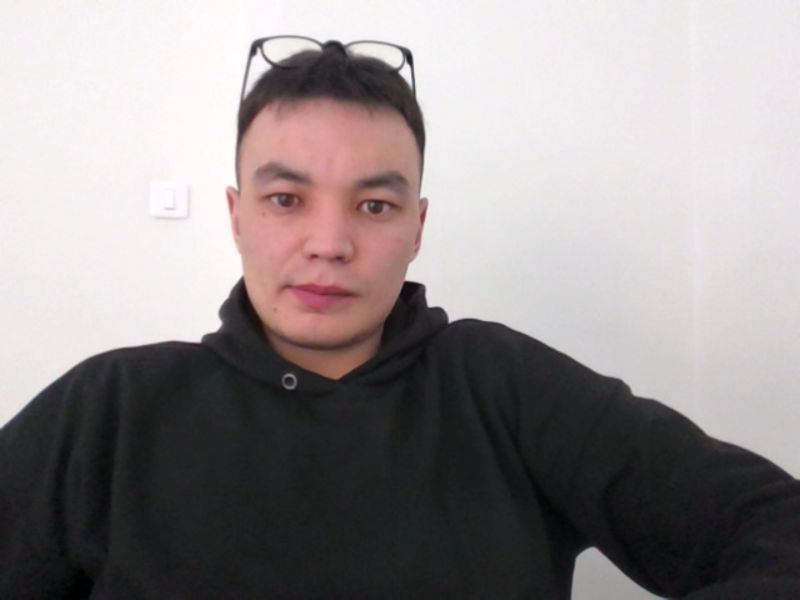
#> input picture input_image.jpg, 800 x 600 px
$ python demo.py
#> lines starting #> are read from the running program, lines starting #| are printed output that depends on the picture
import cv2
import numpy as np
import matplotlib.pyplot as plt

# Read the image
image = cv2.imread('input_image.jpg')
#> image is the input picture: shape (600, 800, 3); mean B, G, R 141.8, 141.2, 147.9

if image is None:
    print("Error: Unable to load image. Please check the file path.")
    exit()

# Get image dimensions
height, width, _ = image.shape
#> height = 600; width = 800

# Define transformation parameters
scale_factor = 0.5
angle = 45
theta = np.radians(angle)
shear_x = 0.5
shear_y = 0.5

# Construct scaling matrix
scaling_matrix = np.array([[scale_factor, 0, 0],
                            [0, scale_factor, 0],
                            [0, 0, 1]])

# Construct rotation matrix
rotation_matrix = np.array([[np.cos(theta), -np.sin(theta), 0],
                            [np.sin(theta), np.cos(theta), 0],
                            [0, 0, 1]])

# Construct shearing matrix
shear_matrix = np.array([[1, shear_x, 0],
                         [shear_y, 1, 0],
                         [0, 0, 1]], dtype=np.float32)

# Apply transformations using matrix multiplication
scaled_image = cv2.warpPerspective(image, scaling_matrix, (int(width*scale_factor), int(height*scale_factor)))
rotated_image = cv2.warpPerspective(image, rotation_matrix, (width, height))
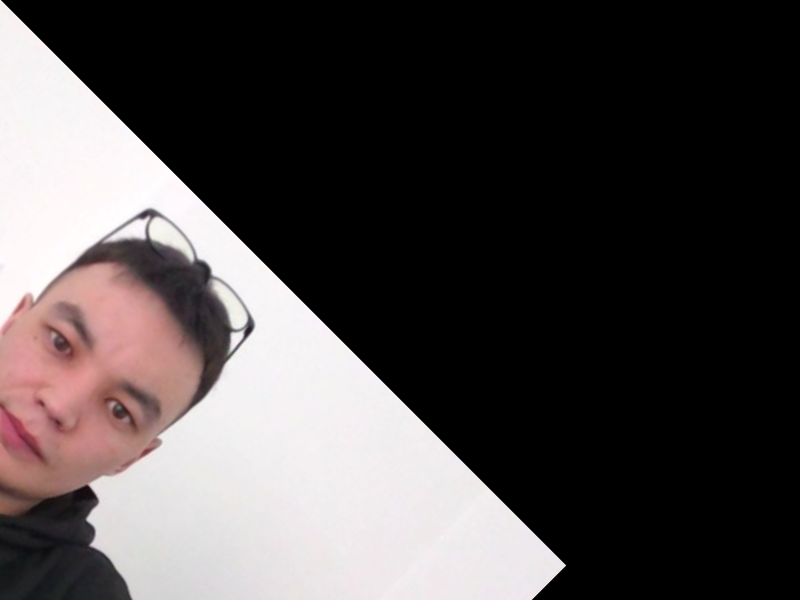
#> rotated_image: shape (600, 800, 3); mean B, G, R 72.4, 72.4, 77.5
sheared_image = cv2.warpPerspective(image, shear_matrix, (width, height))
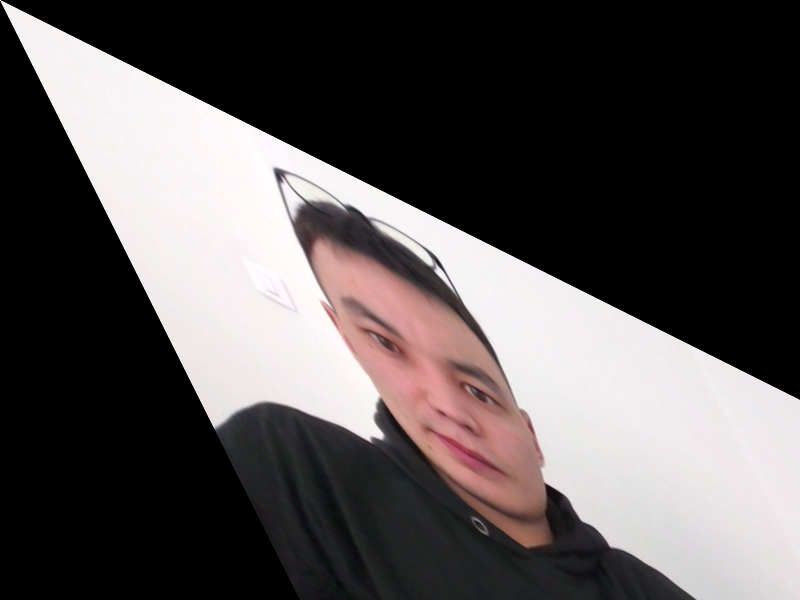
#> sheared_image: shape (600, 800, 3); mean B, G, R 83, 82.9, 87.7


def show_seperately():
    cv2.imshow('Original Image', image)
    cv2.imshow('Scaled Image', scaled_image)
    cv2.imshow('Rotated Image', rotated_image)
    cv2.imshow('Sheared Image', sheared_image)

    # Wait for any key to be pressed
    cv2.waitKey(0)

    # Close all OpenCV windows
    cv2.destroyAllWindows()


def show_together():
    # Display the original and transformed images
    fig, axes = plt.subplots(1, 4, figsize=(16, 4))

    # Original image
    axes[0].imshow(cv2.cvtColor(image, cv2.COLOR_BGR2RGB))
    axes[0].set_title('Original Image\n{}x{}'.format(width, height))
    axes[0].axis('off')

    # Scaled image
    axes[1].imshow(cv2.cvtColor(scaled_image, cv2.COLOR_BGR2RGB))
    axes[1].set_title('Scaled Image\n{}x{}'.format(int(width*scale_factor), int(height*scale_factor)))
    axes[1].axis('off')

    # Rotated image
    axes[2].imshow(cv2.cvtColor(rotated_image, cv2.COLOR_BGR2RGB))
    axes[2].set_title('Rotated Image\n{}x{}'.format(width, height))
    axes[2].axis('off')

    # Sheared image
    axes[3].imshow(cv2.cvtColor(sheared_image, cv2.COLOR_BGR2RGB))
    axes[3].set_title('Sheared Image\n{}x{}'.format(width, height))
    axes[3].axis('off')

    plt.tight_layout()
    plt.show()
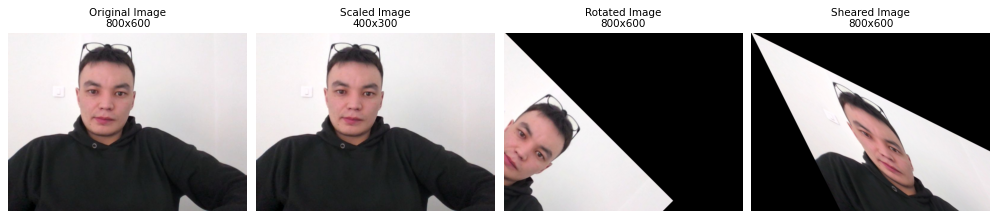
#> figure drawn by matplotlib, 4 panels

# show_seperately()
show_together()
